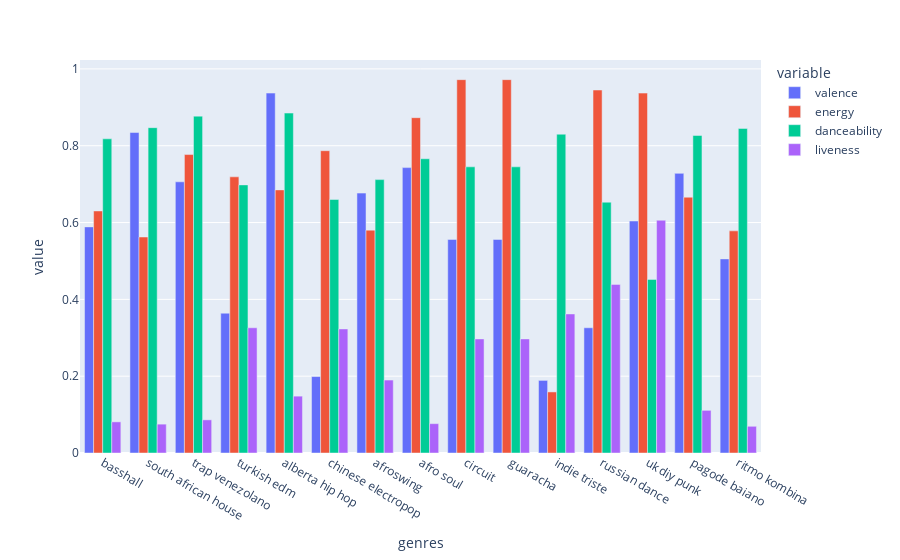

Write notebook code for a chart like this one.
### Code cell
top_genres = genre_data.nlargest(15, 'popularity')

fig = px.bar(top_genres, x='genres', y=['valence', 'energy', 'danceability','liveness'], barmode='group')
fig.show()

### Figure 1 — Plotly figure (JSON) as saved in the notebook; plotly's stock layout.template omitted (floating-point values rounded to 4 significant figures)
{"data": [{"alignmentgroup": "True", "hovertemplate": "variable=valence<br>genres=%{x}<br>value=%{y}<extra></extra>", "legendgroup": "valence", "marker": {"color": "#636efa", "pattern": {"shape": ""}}, "name": "valence", "offsetgroup": "valence", "orientation": "v", "showlegend": true, "textposition": "auto", "type": "bar", "x": ["basshall", "south african house", "trap venezolano", "turkish edm", "alberta hip hop", "chinese electropop", "afroswing", "afro soul", "circuit", "guaracha", "indie triste", "russian dance", "uk diy punk", "pagode baiano", "ritmo kombina"], "xaxis": "x", "y": [0.5887, 0.8343, 0.706, 0.364, 0.937, 0.199, 0.6766, 0.743, 0.556, 0.556, 0.189, 0.326, 0.604, 0.728, 0.5053], "yaxis": "y"}, {"alignmentgroup": "True", "hovertemplate": "variable=energy<br>genres=%{x}<br>value=%{y}<extra></extra>", "legendgroup": "energy", "marker": {"color": "#EF553B", "pattern": {"shape": ""}}, "name": "energy", "offsetgroup": "energy", "orientation": "v", "showlegend": true, "textposition": "auto", "type": "bar", "x": ["basshall", "south african house", "trap venezolano", "turkish edm", "alberta hip hop", "chinese electropop", "afroswing", "afro soul", "circuit", "guaracha", "indie triste", "russian dance", "uk diy punk", "pagode baiano", "ritmo kombina"], "xaxis": "x", "y": [0.6302, 0.5623, 0.777, 0.719, 0.685, 0.787, 0.5802, 0.873, 0.972, 0.972, 0.159, 0.945, 0.937, 0.666, 0.5783], "yaxis": "y"}, {"alignmentgroup": "True", "hovertemplate": "variable=danceability<br>genres=%{x}<br>value=%{y}<extra></extra>", "legendgroup": "danceability", "marker": {"color": "#00cc96", "pattern": {"shape": ""}}, "name": "danceability", "offsetgroup": "danceability", "orientation": "v", "showlegend": true, "textposition": "auto", "type": "bar", "x": ["basshall", "south african house", "trap venezolano", "turkish edm", "alberta hip hop", "chinese electropop", "afroswing", "afro soul", "circuit", "guaracha", "indie triste", "russian dance", "uk diy punk", "pagode baiano", "ritmo kombina"], "xaxis": "x", "y": [0.818, 0.847, 0.877, 0.698, 0.885, 0.66, 0.7117, 0.766, 0.745, 0.745, 0.83, 0.653, 0.452, 0.8267, 0.845], "yaxis": "y"}, {"alignmentgroup": "True", "hovertemplate": "variable=liveness<br>genres=%{x}<br>value=%{y}<extra></extra>", "legendgroup": "liveness", "marker": {"color": "#ab63fa", "pattern": {"shape": ""}}, "name": "liveness", "offsetgroup": "liveness", "orientation": "v", "showlegend": true, "textposition": "auto", "type": "bar", "x": ["basshall", "south african house", "trap venezolano", "turkish edm", "alberta hip hop", "chinese electropop", "afroswing", "afro soul", "circuit", "guaracha", "indie triste", "russian dance", "uk diy punk", "pagode baiano", "ritmo kombina"], "xaxis": "x", "y": [0.08107, 0.07513, 0.0863, 0.326, 0.148, 0.323, 0.19, 0.0764, 0.297, 0.297, 0.362, 0.439, 0.606, 0.1111, 0.06953], "yaxis": "y"}], "layout": {"barmode": "group", "legend": {"title": {"text": "variable"}, "tracegroupgap": 0}, "margin": {"t": 60}, "xaxis": {"anchor": "y", "domain": [0, 1], "title": {"text": "genres"}}, "yaxis": {"anchor": "x", "domain": [0, 1], "title": {"text": "value"}}}}
